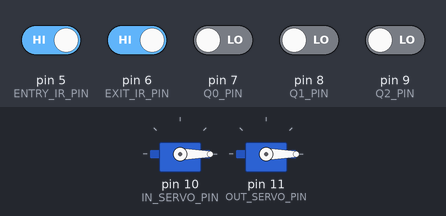
This sketch was run on a simulated Arduino Uno, built with avr-gcc and run on an emulated ATmega328P. On the bench: 2 × servo. Inputs (shaded band) come from the test bench; at power-on: pin 5 (ENTRY_IR_PIN), pin 6 (EXIT_IR_PIN) HIGH, pin 7 (Q0_PIN), pin 8 (Q1_PIN), pin 9 (Q2_PIN) LOW. EEPROM starts erased; what the sketch prints to the serial monitor is not drawn.

Above: at 1.2 s.
1.3 s: pin 5 (ENTRY_IR_PIN) driven LOW
At 2.5 s:
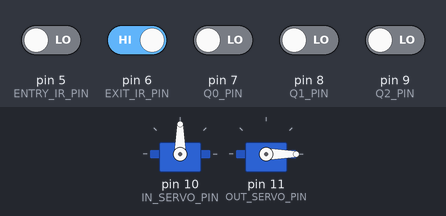
4.3 s: pin 6 (EXIT_IR_PIN) driven LOW and pin 7 (Q0_PIN) driven HIGH
At 5.0 s:
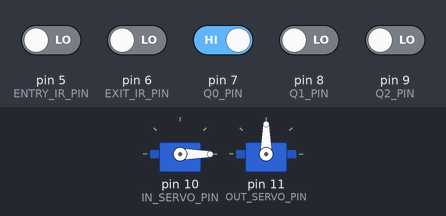
Timing chart, 0 to 7.4 s (numbered marks = the images above; inputs shaded):
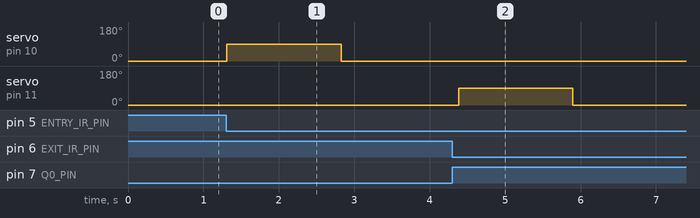

Measured:
- after the input at 1.3 s, servo on pin 10 (IN_SERVO_PIN): 0° → 90° at once, → 0° 1.5 s later
- after the input at 4.3 s, servo on pin 11 (OUT_SERVO_PIN): 0° → 90° after 0.08 s, → 0° 1.5 s later

The sketch:

parking_counter_v1.ino
```cpp
#include <Servo.h>
#include <EEPROM.h>

// Sensor & Logic Read Pins
const int ENTRY_IR_PIN = 5;
const int EXIT_IR_PIN  = 6;
const int Q0_PIN       = 7;  // Reads 74LS74 Q0
const int Q1_PIN       = 8;  // Reads 74LS74 Q1
const int Q2_PIN       = 9;  // Reads 74LS74 Q2

// Clock & Dual Servo Output Pins
const int CLK_UP_PIN    = 2;
const int CLK_DN_PIN    = 3;
const int IN_SERVO_PIN  = 10;
const int OUT_SERVO_PIN = 11;

Servo inGateServo;
Servo outGateServo;

bool lastEntryState = HIGH;
bool lastExitState  = HIGH;

const int EEPROM_ADDR = 0; // Session storage byte address

void setup() {
  Serial.begin(9600);

  pinMode(ENTRY_IR_PIN, INPUT);
  pinMode(EXIT_IR_PIN, INPUT);
  pinMode(Q0_PIN, INPUT);
  pinMode(Q1_PIN, INPUT);
  pinMode(Q2_PIN, INPUT);

  pinMode(CLK_UP_PIN, OUTPUT);
  pinMode(CLK_DN_PIN, OUTPUT);
  digitalWrite(CLK_UP_PIN, LOW);
  digitalWrite(CLK_DN_PIN, LOW);

  inGateServo.attach(IN_SERVO_PIN);
  outGateServo.attach(OUT_SERVO_PIN);

  // Set initial barrier gate positions (0 degrees = Closed)
  inGateServo.write(0);
  outGateServo.write(0);

  // Restore previous session hardware count into 74LS74 ICs
  int savedCount = EEPROM.read(EEPROM_ADDR);
  if (savedCount > 5 || savedCount < 0) {
    savedCount = 0;
    EEPROM.write(EEPROM_ADDR, 0);
  }

  // Re-hydrate the physical 74LS74 flip-flops
  for (int i = 0; i < savedCount; i++) {
    digitalWrite(CLK_UP_PIN, HIGH);
    delay(15);
    digitalWrite(CLK_UP_PIN, LOW);
    delay(15);
  }
}

void loop() {
  bool entryState = digitalRead(ENTRY_IR_PIN);
  bool exitState  = digitalRead(EXIT_IR_PIN);

  // 1. Read binary bits directly from physical 74LS74 output pins
  int q0 = digitalRead(Q0_PIN);
  int q1 = digitalRead(Q1_PIN);
  int q2 = digitalRead(Q2_PIN);
  int count = (q2 << 2) | (q1 << 1) | q0;

  // 2. Save state to non-volatile EEPROM whenever count changes
  int lastSaved = EEPROM.read(EEPROM_ADDR);
  if (count != lastSaved) {
    EEPROM.write(EEPROM_ADDR, count);
  }

  // 3. Entry Barrier Handling (In-Gate Servo)
  if (lastEntryState == HIGH && entryState == LOW) {
    if (count < 5) {
      inGateServo.write(90);  // Open Entry Gate
      digitalWrite(CLK_UP_PIN, HIGH);
      delay(15);
      digitalWrite(CLK_UP_PIN, LOW);
      delay(1500);            // Allow vehicle to enter
      inGateServo.write(0);   // Close Entry Gate
    }
    delay(250); // Debounce
  }
  lastEntryState = entryState;

  // 4. Exit Barrier Handling (Out-Gate Servo)
  if (lastExitState == HIGH && exitState == LOW) {
    if (count > 0) {
      outGateServo.write(90); // Open Exit Gate
      digitalWrite(CLK_DN_PIN, HIGH);
      delay(15);
      digitalWrite(CLK_DN_PIN, LOW);
      delay(1500);            // Allow vehicle to exit
      outGateServo.write(0);  // Close Exit Gate
    }
    delay(250); // Debounce
  }
  lastExitState = exitState;

  // 5. Stream JSON payload to Laptop Dashboard over USB Serial
  Serial.print("{\"q2\":");
  Serial.print(q2);
  Serial.print(",\"q1\":");
  Serial.print(q1);
  Serial.print(",\"q0\":");
  Serial.print(q0);
  Serial.print(",\"count\":");
  Serial.print(count);
  Serial.println("}");

  delay(100);
}
```
